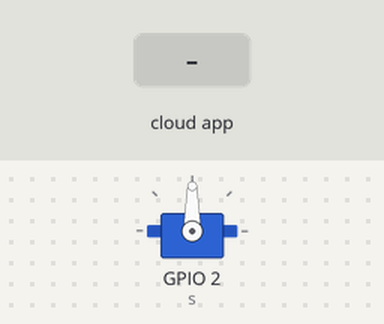
Recording of a sketch running on a simulated ESP8266 (NodeMCU). Shown: servo. The inputs (shaded band) are chosen by the test bench. WiFi joins after 1.5 s; servers stay silent unless stated; the ROS host is connected and sends only what is stated; what the sketch prints to the serial monitor is not drawn.

Above: at 4.7 s.
4.8 s: the phone or cloud app sets message to 0
At 5.9 s:
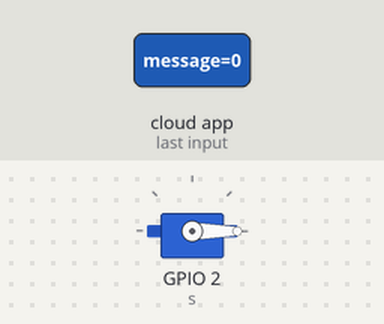
6.5 s: the phone or cloud app sets message to 1
At 7.1 s:
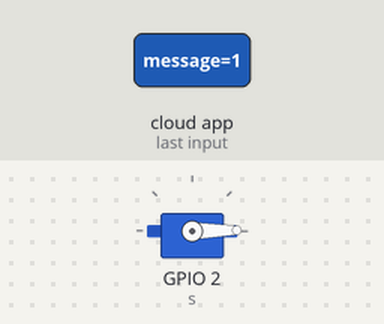
Timing chart, 0 to 9.5 s (numbered marks = the images above; inputs shaded):
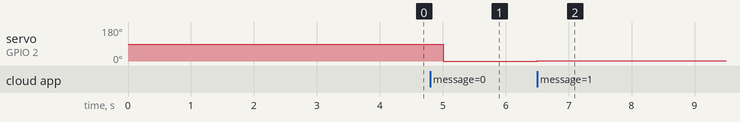

The sketch:

esproswifi.ino
```cpp
#include <ESP8266WiFi.h>
#include <ros.h>
#include <std_msgs/String.h>
#include <std_msgs/Int16.h>
#include <std_msgs/Float64.h>
#include <Servo.h>

//////////////////////
// WiFi Definitions //
//////////////////////
const char* ssid = "***";
const char* password = "***";

IPAddress server(192, 168, 1, 100); // ip of your ROS server
IPAddress ip_address;
int status = WL_IDLE_STATUS;

WiFiClient client;

class WiFiHardware {

  public:
  WiFiHardware() {};

  void init() {
    // do your initialization here. this probably includes TCP server/client setup
    client.connect(server, 11411);
  }

  // read a byte from the serial port. -1 = failure
  int read() {
    // implement this method so that it reads a byte from the TCP connection and returns it
    //  you may return -1 is there is an error; for example if the TCP connection is not open
    return client.read();         //will return -1 when it will works
  }

  // write data to the connection to ROS
  void write(uint8_t* data, int length) {
    // implement this so that it takes the arguments and writes or prints them to the TCP connection
    for(int i=0; i<length; i++)
      client.write(data[i]);
  }

  // returns milliseconds since start of program
  unsigned long time() {
     return millis(); // easy; did this one for you
  }
};

Servo s;
int i;

void chatterCallback(const std_msgs::String& msg) {
  i = atoi(msg.data);
  s.write(i);
}

ros::Subscriber<std_msgs::String> sub("message", &chatterCallback);
ros::NodeHandle_<WiFiHardware> nh;

void setupWiFi()
{
  WiFi.begin(ssid, password);
  Serial.print("\nConnecting to "); Serial.println(ssid);
  uint8_t i = 0;
  while (WiFi.status() != WL_CONNECTED && i++ < 20) delay(500);
  if(i == 21){
    Serial.print("Could not connect to"); Serial.println(ssid);
    while(1) delay(500);
  }
  Serial.print("Ready! Use ");
  Serial.print(WiFi.localIP());
  Serial.println(" to access client");
}

void setup() {
  Serial.begin(115200);
  setupWiFi();
  delay(2000);
  s.attach(2);  // PWM pin
  nh.initNode();
  nh.subscribe(sub);
}

void loop() {
  nh.spinOnce();
  delay(500);
}
```

Measured:
- after the input at 4.8 s, servo on GPIO 2 (s): 90° → 0° after 0.20 s
- after the input at 6.5 s, servo on GPIO 2 (s): 0° → 1° at once
